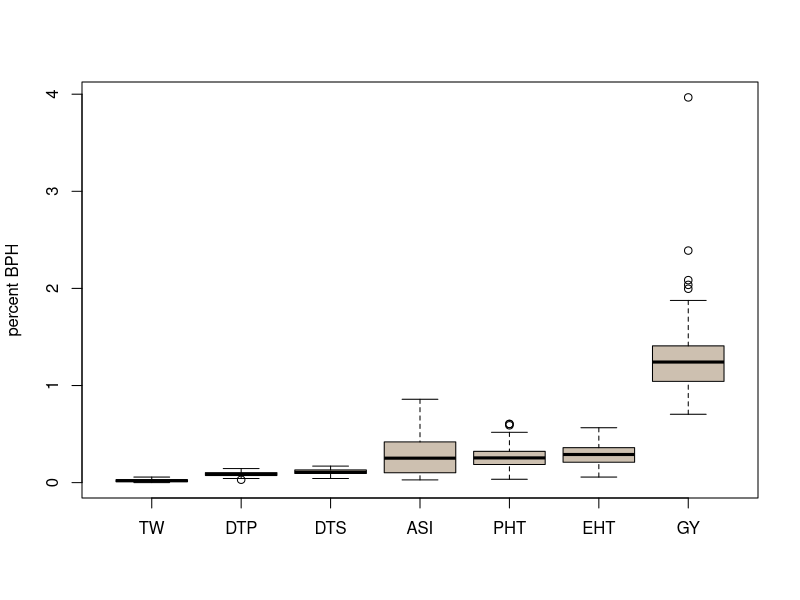

Here is the R script that generated this plot:
# Jinliang Yang
# Octo. 27th, 2014
# purpose: levels of heterosis


#######
plot_loh <- function(trait=trait, ...){
  trait$pMPH <- abs(trait$pMPH)
  trait$pBPHmax <- abs(trait$pBPHmax)
  trait$pBPHmin <- abs(trait$pBPHmin)
  #par(mfrow=c(1,2))
  #bymed <- with(trait, reorder(trait, pMPH, median))
  #boxplot(BPHmax ~ bymed, data=trait,
  #        xlab = "phenotypic traits", ylab= "BPH", col="lightgray", 
  #        main="better parental heterosis")
  
  bymed2 <- with(trait, reorder(trait, pBPHmax, median))
  boxplot(pBPHmax ~ bymed2, data=trait,
          xlab = "", ylab= "percent BPH", col="antiquewhite3", 
          main="")
  return(trait)
}
##### note: change to abs value
trait <- read.csv("data/trait_matrix.csv")
trait[trait$trait == "ASI", ]$pBPHmax <- trait[trait$trait == "ASI", ]$pBPHmin
trait[trait$trait == "ASI", ]$BPHmax <- trait[trait$trait == "ASI", ]$BPHmin

pdf("graphs/Fig1b.pdf", width=5, height=5)
trait <- plot_loh(trait=trait)
dev.off()

####>>>>
mean(trait$BPHmax)
sd(trait$BPHmax)
mean(trait$pBPHmax) #0.33
sd(trait$pBPHmax) #0.45

mean(subset(trait, trait == "GY")$BPHmax) #95.01229 
sd(subset(trait, trait == "GY")$BPHmax) #16
